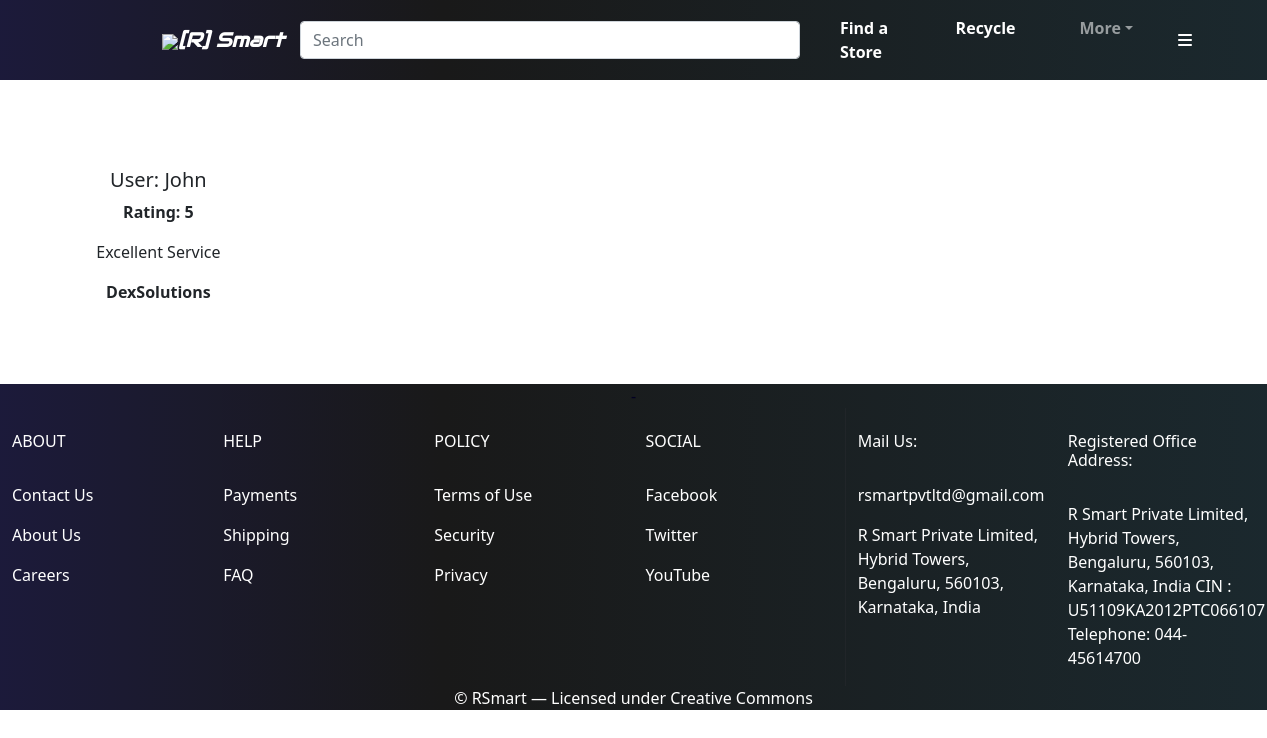
The app's page /webapp/viewreview/1 with its own data.
### smartapp/models.py (models this page shows)
class writereviewmodel(models.Model):
    fname = models.CharField(max_length=45)
    email = models.EmailField()
    subject = models.CharField(max_length=50)
    message = models.CharField(max_length=500)

class servicecentermodel(models.Model):
    companyname = models.CharField(max_length=25)
    email = models.EmailField()
    password = models.CharField(max_length=20)
    number = models.IntegerField()
    address = models.CharField(max_length=100)

### smartapp/views.py (the view)
# urls.py: path('viewreview/<int:id>', viewreview),
def viewreview(request, id):
    a = writereviewmodel.objects.all()
    b = servicecentermodel.objects.get(id=id)
    cn = b.companyname
    return render(request, 'viewreview.html', {'a':a, 'cn':cn})

### smartapp/templates/viewreview.html (shortened to what this page needs)
<!DOCTYPE html>
<html lang="en">
{% load static %}
<head>
    <link href="https://cdn.jsdelivr.net/npm/bootstrap@5.0.2/dist/css/bootstrap.min.css" rel="stylesheet"
>
</head>
    <nav class="navbar navbar-expand-lg navbar-dark" style="background: rgb(2,0,36);
background: linear-gradient(90deg, rgba(2,0,36,0.8996848739495799) 0%, rgba(0,0,0,0.9024859943977591) 35%, rgba(1,16,22,0.8996848739495799) 100%);">
        <div class="container-fluid" style="margin-left: 150px;">
            <div><img src="https://assets.cdn.ifixit.com/static/images/footer/fist-circle-white.png"></div>
            <b><a class="navbar-brand" style="font-family: Audiowide, sans-serif" href="http://127.0.0.1:8000/webapp/userprofile/"><i>[R] Smart</i></a></b>
            <form class="d-flex">
                <input class="form-control me-2" type="search" placeholder="Search" aria-label="Search" style="width: 500px;">
            </form>
            <div class="collapse navbar-collapse" id="navbarSupportedContent">
                <ul class="navbar-nav me-auto mb-2 mb-lg-0">
                    <li class="nav-item">
                        <a class="nav-link active me-4 ms-4" href="http://127.0.0.1:8000/webapp/offlinestoresdisplay/"><b>Find a Store</b></a>
                    </li>
                    <li class="nav-item">
                        <a class="nav-link active me-4 ms-4" href="http://127.0.0.1:8000/webapp/recycle/"><b>Recycle</b></a>
                    </li>
                    <li class="nav-item dropdown me-4 ms-4">
                        <a class="nav-link dropdown-toggle" href="#" role="button" data-bs-toggle="dropdown" aria-expanded="false"><b>More</b></a>
                    </li>
                </ul>
                                  <button class="btn" type="button" data-bs-toggle="offcanvas" data-bs-target="#offcanvasRight" aria-controls="offcanvasRight" style="color: white; margin-right: 50px;"><i class="fa-solid fa-bars"></i></button>
            </div>
        </div>
    </nav><br>
<body background="https://pixabay.com/get/gddfda74527197761653e84cd510f66144f15d174b386da997ab0b1956ba501c44243e93173f76600910ec952f1fc5178fe5d79fceeeb1075b4c511b16938e8557ad0fad2870bb0a51152e4266fbc61b8_1920.jpg">
{% for i in a %}
<div class="container-fluid">
        <div class="row">
            <div class="col-lg-3 col-md-3 col-sm-10"><br>
                <div class="card" style="border: none;"><br>
                    <div align="center" class="card-body">
                      <h5>User: {{i.fname}}</h5>
                        <p><b>Rating: {{i.subject}}</b></p>
                        <p>{{i.message}}</p>
                        <p><b>{{cn}}</b></p>
                    </div>
                </div>
            </div>
        </div>
</div>
{% endfor %}
</body>
    <div class="container-fluid text-white mt-5" style="background: rgb(2,0,36);
background: linear-gradient(90deg, rgba(2,0,36,0.8996848739495799) 0%, rgba(0,0,0,0.9024859943977591) 35%, rgba(1,16,22,0.8996848739495799) 100%);">
        <div class="row">
            <div align="center" style="color: rgb(2,0,36);">-</div>
            <div class="col-lg-2 col-md-4 col-sm-10"><br>
                <h6>ABOUT</h6><br>
                <p>Contact Us</p>
                <p>About Us</p>
                <p>Careers</p>
            </div>
            <div class="col-lg-2 col-md-4 col-sm-10"><br>
                <h6>HELP</h6><br>
                <p>Payments</p>
                <p>Shipping</p>
                <p>FAQ</p>
            </div>
            <div class="col-lg-2 col-md-4 col-sm-10"><br>
                <h6>POLICY</h6><br>
                <p>Terms of Use</p>
                <p>Security</p>
                <p>Privacy</p>
            </div>
            <div class="col-lg-2 col-md-4 col-sm-10"><br>
                <h6>SOCIAL</h6><br>
                <p>Facebook</p>
                <p>Twitter</p>
                <p>YouTube</p>
            </div>
            <div class="col-lg-2 col-md-4 col-sm-10 border-start border-dark"><br>
                <h6>Mail Us:</h6><br>
                <p>rsmartpvtltd@gmail.com</p><p>
                    R Smart Private Limited,
                    Hybrid Towers,
                    Bengaluru, 560103,
                    Karnataka, India</p>
            </div>
            <div class="col-lg-2 col-md-4 col-sm-10"><br>
                <h6>Registered Office Address:</h6><br>
                <p>R Smart Private Limited,
                    Hybrid Towers,
                    Bengaluru, 560103,
                    Karnataka, India
                    CIN : U51109KA2012PTC066107
                    Telephone: 044-45614700</p>
            </div>
        </div>
        <p align="center">© RSmart — Licensed under Creative Commons</p>
    </div>
</html>

### records on screen
writereviewmodel: fname "John", subject "5", message "Excellent Service"
servicecentermodel: companyname "DexSolutions"
